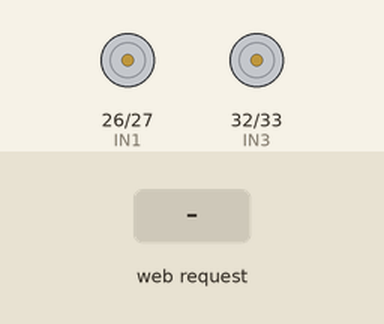
Simulated run of this sketch. Board: ESP32. Shown: motor-driver pin pairs drawn as motors (green arrow = first pin HIGH = forward, orange = second pin HIGH = backward, longer = more drive, scaled by the enable pin). Inputs (shaded band) come from the test bench.

Above: at 1.2 s.
1.3 s: HTTP request GET /move?c=F received
At 1.7 s:
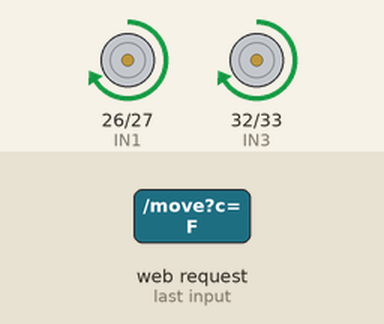
3.3 s: HTTP request GET /move?c=B received
At 3.7 s:
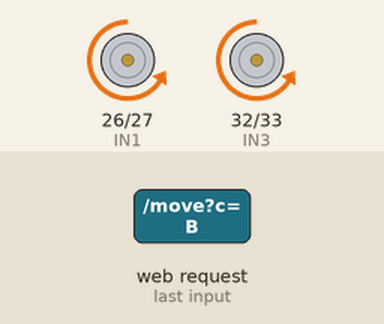
5.3 s: HTTP request GET /move?c=L received
At 5.7 s:
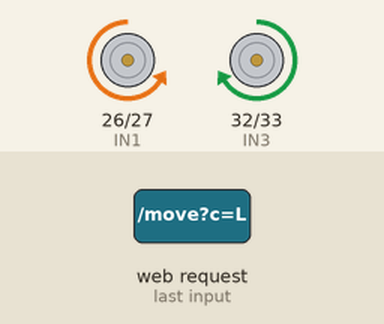
7.3 s: HTTP request GET /move?c=R received
At 7.7 s:
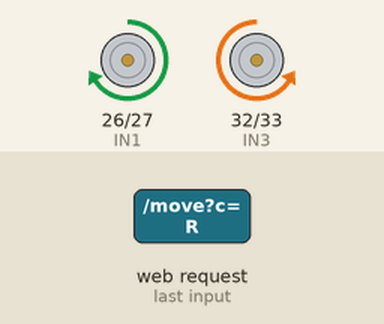
Timing chart, 0 to 10.3 s (numbered marks = the images above; inputs shaded):
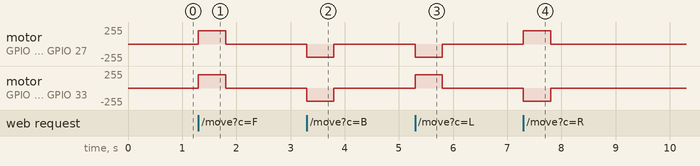

The sketch:

esp32_wifi_car.ino
```cpp
// L298N	ESP32 GPIO
// ENA	  25 (PWM speed, left side)
// IN1	  26
// IN2	  27
// IN3	  32
// IN4	  33
// ENB	  14 (PWM speed, right side)
// GND	  GND (common ground is a must)

#include <WiFi.h>
#include <WebServer.h>

const char* ssid = "ESP32-Car";
const char* pass = "12345678";

#define ENA 25
#define IN1 26
#define IN2 27
#define IN3 32
#define IN4 33
#define ENB 14

WebServer server(80);
int speedVal = 200;  // 0-255
unsigned long lastCmd = 0;

void setMotors(int l, int r) {  // -255..255
  digitalWrite(IN1, l > 0); digitalWrite(IN2, l < 0);
  digitalWrite(IN3, r > 0); digitalWrite(IN4, r < 0);
  ledcWrite(ENA, abs(l));
  ledcWrite(ENB, abs(r));
}

const char PAGE[] PROGMEM = R"rawliteral(
<!DOCTYPE html><html><head>
<meta name="viewport" content="width=device-width,initial-scale=1,user-scalable=no">
<style>
body{font-family:sans-serif;text-align:center;background:#111;color:#eee;user-select:none;touch-action:none}
.grid{display:grid;grid-template-columns:repeat(3,90px);gap:10px;justify-content:center;margin:20px auto}
button{height:90px;font-size:28px;border:0;border-radius:14px;background:#2a6;color:#fff}
button:active{background:#e83}
.stop{background:#c33}
input{width:80%}
</style></head><body>
<h2>ESP32 Car</h2>
<div class="grid">
<span></span><button data-c="F">▲</button><span></span>
<button data-c="L">◀</button><button class="stop" data-c="S">■</button><button data-c="R">▶</button>
<span></span><button data-c="B">▼</button><span></span>
</div>
Speed: <span id="v">200</span><br>
<input type="range" min="80" max="255" value="200" id="sp">
<script>
let t=null;
function send(c){fetch('/move?c='+c).catch(()=>{});}
document.querySelectorAll('button').forEach(b=>{
  const c=b.dataset.c;
  const start=e=>{e.preventDefault();send(c);if(c!='S'){clearInterval(t);t=setInterval(()=>send(c),150);}};
  const end=e=>{e.preventDefault();clearInterval(t);send('S');};
  b.addEventListener('touchstart',start);b.addEventListener('touchend',end);
  b.addEventListener('mousedown',start);b.addEventListener('mouseup',end);
});
sp.oninput=()=>{v.textContent=sp.value;fetch('/speed?v='+sp.value);};
</script></body></html>
)rawliteral";

void handleMove() {
  String c = server.arg("c");
  int s = speedVal;
  lastCmd = millis();
  if (c == "F") setMotors(s, s);
  else if (c == "B") setMotors(-s, -s);
  else if (c == "L") setMotors(-s, s);
  else if (c == "R") setMotors(s, -s);
  else setMotors(0, 0);
  server.send(200, "text/plain", "ok");
}

void setup() {
  pinMode(IN1, OUTPUT); pinMode(IN2, OUTPUT);
  pinMode(IN3, OUTPUT); pinMode(IN4, OUTPUT);
  ledcAttach(ENA, 1000, 8);
  ledcAttach(ENB, 1000, 8);
  setMotors(0, 0);

  WiFi.softAP(ssid, pass);

  server.on("/", []() { server.send_P(200, "text/html", PAGE); });
  server.on("/move", handleMove);
  server.on("/speed", []() {
    speedVal = constrain(server.arg("v").toInt(), 0, 255);
    server.send(200, "text/plain", "ok");
  });
  server.begin();
}

void loop() {
  server.handleClient();
  // failsafe: stop if no command for 500 ms
  if (millis() - lastCmd > 500) setMotors(0, 0);
}
```

Measured:
- after the input at 1.3 s, motor on GPIO 26 (IN1) / GPIO 27 (IN2), motor on GPIO 32 (IN3) / GPIO 33 (IN4): stopped → forward 199/255 at once, → stopped 0.50 s later
- after the input at 3.3 s, motor on GPIO 26 (IN1) / GPIO 27 (IN2), motor on GPIO 32 (IN3) / GPIO 33 (IN4): stopped → backward 199/255 at once, → stopped 0.50 s later
- after the input at 5.3 s, motor on GPIO 26 (IN1) / GPIO 27 (IN2): stopped → backward 199/255 at once, → stopped 0.50 s later; motor on GPIO 32 (IN3) / GPIO 33 (IN4): stopped → forward 199/255 at once, → stopped 0.50 s later
- after the input at 7.3 s, motor on GPIO 26 (IN1) / GPIO 27 (IN2): stopped → forward 199/255 at once, → stopped 0.50 s later; motor on GPIO 32 (IN3) / GPIO 33 (IN4): stopped → backward 199/255 at once, → stopped 0.50 s later
